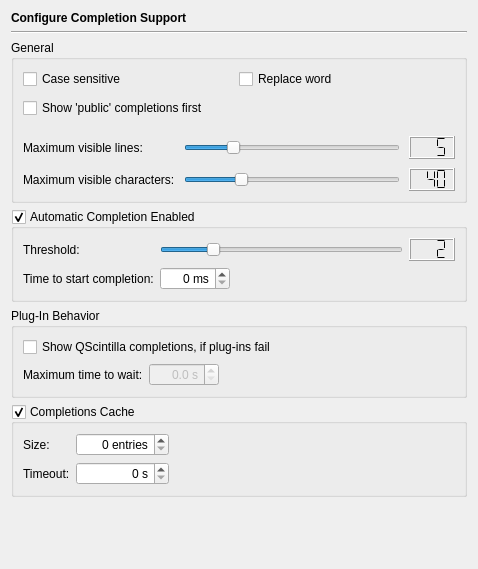
<?xml version="1.0" encoding="UTF-8"?>
<ui version="4.0">
 <class>EditorAutocompletionPage</class>
 <widget class="QWidget" name="EditorAutocompletionPage">
  <property name="geometry">
   <rect>
    <x>0</x>
    <y>0</y>
    <width>474</width>
    <height>569</height>
   </rect>
  </property>
  <layout class="QVBoxLayout" name="verticalLayout">
   <item>
    <widget class="QLabel" name="headerLabel">
     <property name="text">
      <string>&lt;b&gt;Configure Completion Support&lt;/b&gt;</string>
     </property>
    </widget>
   </item>
   <item>
    <widget class="Line" name="line6">
     <property name="frameShape">
      <enum>QFrame::HLine</enum>
     </property>
     <property name="frameShadow">
      <enum>QFrame::Sunken</enum>
     </property>
     <property name="orientation">
      <enum>Qt::Horizontal</enum>
     </property>
    </widget>
   </item>
   <item>
    <widget class="QGroupBox" name="groupBox">
     <property name="title">
      <string>General</string>
     </property>
     <layout class="QVBoxLayout" name="verticalLayout_3">
      <property name="spacing">
       <number>0</number>
      </property>
      <property name="leftMargin">
       <number>0</number>
      </property>
      <property name="topMargin">
       <number>0</number>
      </property>
      <property name="rightMargin">
       <number>0</number>
      </property>
      <property name="bottomMargin">
       <number>0</number>
      </property>
      <item>
       <layout class="QGridLayout" name="gridLayout_2">
        <property name="leftMargin">
         <number>9</number>
        </property>
        <property name="topMargin">
         <number>9</number>
        </property>
        <property name="rightMargin">
         <number>9</number>
        </property>
        <property name="bottomMargin">
         <number>9</number>
        </property>
        <property name="verticalSpacing">
         <number>9</number>
        </property>
        <item row="0" column="1">
         <widget class="QCheckBox" name="acReplaceWordCheckBox">
          <property name="toolTip">
           <string>Select this, if the word to the right should be replaced by the selected entry</string>
          </property>
          <property name="text">
           <string>Replace word</string>
          </property>
         </widget>
        </item>
        <item row="0" column="0">
         <widget class="QCheckBox" name="acCaseSensitivityCheckBox">
          <property name="toolTip">
           <string>Select this to have case sensitive auto-completion lists</string>
          </property>
          <property name="text">
           <string>Case sensitive</string>
          </property>
         </widget>
        </item>
        <item row="1" column="0">
         <widget class="QCheckBox" name="acReversedCheckBox">
          <property name="toolTip">
           <string>Select to show completions of type 'public' first</string>
          </property>
          <property name="text">
           <string>Show 'public' completions first</string>
          </property>
         </widget>
        </item>
       </layout>
      </item>
      <item>
       <layout class="QGridLayout" name="gridLayout_3">
        <property name="leftMargin">
         <number>9</number>
        </property>
        <property name="topMargin">
         <number>9</number>
        </property>
        <property name="rightMargin">
         <number>9</number>
        </property>
        <property name="bottomMargin">
         <number>9</number>
        </property>
        <property name="spacing">
         <number>9</number>
        </property>
        <item row="1" column="0">
         <widget class="QLabel" name="label_6">
          <property name="text">
           <string>Maximum visible characters:</string>
          </property>
         </widget>
        </item>
        <item row="0" column="0">
         <widget class="QLabel" name="label_5">
          <property name="text">
           <string>Maximum visible lines: </string>
          </property>
         </widget>
        </item>
        <item row="0" column="1">
         <widget class="QSlider" name="acLinesSlider">
          <property name="toolTip">
           <string>Move to set the maximum number of lines shown in a autocomplete list.</string>
          </property>
          <property name="minimum">
           <number>1</number>
          </property>
          <property name="maximum">
           <number>20</number>
          </property>
          <property name="pageStep">
           <number>5</number>
          </property>
          <property name="value">
           <number>5</number>
          </property>
          <property name="orientation">
           <enum>Qt::Horizontal</enum>
          </property>
         </widget>
        </item>
        <item row="0" column="2">
         <widget class="QLCDNumber" name="lcdNumber">
          <property name="toolTip">
           <string>Displays the maximum number of lines.</string>
          </property>
          <property name="digitCount">
           <number>3</number>
          </property>
          <property name="segmentStyle">
           <enum>QLCDNumber::Flat</enum>
          </property>
          <property name="intValue" stdset="0">
           <number>5</number>
          </property>
         </widget>
        </item>
        <item row="1" column="1">
         <widget class="QSlider" name="acCharSlider">
          <property name="toolTip">
           <string>Move to set the maximum number of characters visible in one line.</string>
          </property>
          <property name="minimum">
           <number>20</number>
          </property>
          <property name="maximum">
           <number>100</number>
          </property>
          <property name="value">
           <number>40</number>
          </property>
          <property name="orientation">
           <enum>Qt::Horizontal</enum>
          </property>
         </widget>
        </item>
        <item row="1" column="2">
         <widget class="QLCDNumber" name="lcdNumber_2">
          <property name="toolTip">
           <string>Displays the approximate number of characters per line.</string>
          </property>
          <property name="digitCount">
           <number>3</number>
          </property>
          <property name="segmentStyle">
           <enum>QLCDNumber::Flat</enum>
          </property>
          <property name="intValue" stdset="0">
           <number>40</number>
          </property>
         </widget>
        </item>
       </layout>
      </item>
     </layout>
    </widget>
   </item>
   <item>
    <widget class="QGroupBox" name="acEnabledGroupBox">
     <property name="toolTip">
      <string>Select this to enable autocompletion</string>
     </property>
     <property name="whatsThis">
      <string>&lt;b&gt;Autocompletion Enabled&lt;/b&gt;&lt;p&gt;Select to enable autocompletion. In order to get autocompletion from alternative autocompletion providers (if installed), these have to be enabled on their respective configuration page. Only one alternative provider might be enabled.&lt;/p&gt;</string>
     </property>
     <property name="title">
      <string>Automatic Completion Enabled</string>
     </property>
     <property name="checkable">
      <bool>true</bool>
     </property>
     <layout class="QGridLayout" name="gridLayout_4">
      <item row="2" column="0">
       <widget class="QLabel" name="textLabel1_2">
        <property name="text">
         <string>Threshold:</string>
        </property>
       </widget>
      </item>
      <item row="3" column="0">
       <widget class="QLabel" name="label">
        <property name="text">
         <string>Time to start completion:</string>
        </property>
       </widget>
      </item>
      <item row="2" column="1">
       <layout class="QHBoxLayout" name="horizontalLayout">
        <item>
         <widget class="QSlider" name="acThresholdSlider">
          <property name="toolTip">
           <string>Move to set the threshold for display of an autocompletion list</string>
          </property>
          <property name="maximum">
           <number>10</number>
          </property>
          <property name="value">
           <number>2</number>
          </property>
          <property name="orientation">
           <enum>Qt::Horizontal</enum>
          </property>
          <property name="tickInterval">
           <number>1</number>
          </property>
         </widget>
        </item>
        <item>
         <widget class="QLCDNumber" name="lCDNumber4">
          <property name="toolTip">
           <string>Displays the selected autocompletion threshold</string>
          </property>
          <property name="digitCount">
           <number>3</number>
          </property>
          <property name="segmentStyle">
           <enum>QLCDNumber::Flat</enum>
          </property>
          <property name="value" stdset="0">
           <double>2.000000000000000</double>
          </property>
         </widget>
        </item>
       </layout>
      </item>
      <item row="3" column="1">
       <widget class="QSpinBox" name="acTimeoutSpinBox">
        <property name="minimumSize">
         <size>
          <width>70</width>
          <height>0</height>
         </size>
        </property>
        <property name="maximumSize">
         <size>
          <width>70</width>
          <height>16777215</height>
         </size>
        </property>
        <property name="toolTip">
         <string>Enter the time in milliseconds after which a list with completion proposals shall be shown</string>
        </property>
        <property name="alignment">
         <set>Qt::AlignRight|Qt::AlignTrailing|Qt::AlignVCenter</set>
        </property>
        <property name="correctionMode">
         <enum>QAbstractSpinBox::CorrectToNearestValue</enum>
        </property>
        <property name="suffix">
         <string> ms</string>
        </property>
        <property name="minimum">
         <number>0</number>
        </property>
        <property name="maximum">
         <number>1000</number>
        </property>
        <property name="singleStep">
         <number>50</number>
        </property>
       </widget>
      </item>
     </layout>
    </widget>
   </item>
   <item>
    <widget class="QGroupBox" name="groupBox_3">
     <property name="title">
      <string>Plug-In Behavior</string>
     </property>
     <layout class="QVBoxLayout" name="verticalLayout_2">
      <item>
       <widget class="QCheckBox" name="acScintillaCheckBox">
        <property name="toolTip">
         <string>Select to show QScintilla provided completions, if the selected plug-ins fail</string>
        </property>
        <property name="whatsThis">
         <string>QScintilla provided completions are shown, if this option is enabled and completions shall be provided by plug-ins (see completions sub-page of the plug-in) and the plugin-ins don't deliver any completions.</string>
        </property>
        <property name="text">
         <string>Show QScintilla completions, if plug-ins fail</string>
        </property>
       </widget>
      </item>
      <item>
       <layout class="QHBoxLayout" name="horizontalLayout_2">
        <item>
         <widget class="QLabel" name="label_4">
          <property name="text">
           <string>Maximum time to wait:</string>
          </property>
         </widget>
        </item>
        <item>
         <widget class="QDoubleSpinBox" name="acWatchdogDoubleSpinBox">
          <property name="enabled">
           <bool>false</bool>
          </property>
          <property name="minimumSize">
           <size>
            <width>70</width>
            <height>0</height>
           </size>
          </property>
          <property name="maximumSize">
           <size>
            <width>70</width>
            <height>16777215</height>
           </size>
          </property>
          <property name="toolTip">
           <string>Enter the time in seconds after which QSintilla should be used</string>
          </property>
          <property name="alignment">
           <set>Qt::AlignRight|Qt::AlignTrailing|Qt::AlignVCenter</set>
          </property>
          <property name="accelerated">
           <bool>true</bool>
          </property>
          <property name="correctionMode">
           <enum>QAbstractSpinBox::CorrectToNearestValue</enum>
          </property>
          <property name="suffix">
           <string> s</string>
          </property>
          <property name="decimals">
           <number>1</number>
          </property>
          <property name="maximum">
           <double>10.000000000000000</double>
          </property>
          <property name="singleStep">
           <double>0.500000000000000</double>
          </property>
         </widget>
        </item>
        <item>
         <spacer name="horizontalSpacer_3">
          <property name="orientation">
           <enum>Qt::Horizontal</enum>
          </property>
          <property name="sizeHint" stdset="0">
           <size>
            <width>40</width>
            <height>20</height>
           </size>
          </property>
         </spacer>
        </item>
       </layout>
      </item>
     </layout>
    </widget>
   </item>
   <item>
    <widget class="QGroupBox" name="acCacheGroup">
     <property name="toolTip">
      <string>Select to enable caching of completion results</string>
     </property>
     <property name="title">
      <string>Completions Cache</string>
     </property>
     <property name="checkable">
      <bool>true</bool>
     </property>
     <layout class="QGridLayout" name="gridLayout">
      <item row="0" column="0">
       <widget class="QLabel" name="label_2">
        <property name="text">
         <string>Size:</string>
        </property>
       </widget>
      </item>
      <item row="0" column="1">
       <widget class="QSpinBox" name="acCacheSizeSpinBox">
        <property name="minimumSize">
         <size>
          <width>80</width>
          <height>0</height>
         </size>
        </property>
        <property name="toolTip">
         <string>Enter the maximum number of entries to be kept in the completions cache</string>
        </property>
        <property name="alignment">
         <set>Qt::AlignRight|Qt::AlignTrailing|Qt::AlignVCenter</set>
        </property>
        <property name="correctionMode">
         <enum>QAbstractSpinBox::CorrectToNearestValue</enum>
        </property>
        <property name="suffix">
         <string> entries</string>
        </property>
        <property name="minimum">
         <number>0</number>
        </property>
        <property name="maximum">
         <number>1000</number>
        </property>
        <property name="singleStep">
         <number>10</number>
        </property>
       </widget>
      </item>
      <item row="0" column="2">
       <spacer name="horizontalSpacer_2">
        <property name="orientation">
         <enum>Qt::Horizontal</enum>
        </property>
        <property name="sizeHint" stdset="0">
         <size>
          <width>271</width>
          <height>20</height>
         </size>
        </property>
       </spacer>
      </item>
      <item row="1" column="0">
       <widget class="QLabel" name="label_3">
        <property name="text">
         <string>Timeout:</string>
        </property>
       </widget>
      </item>
      <item row="1" column="1">
       <widget class="QSpinBox" name="acCacheTimeSpinBox">
        <property name="toolTip">
         <string>Enter the time in seconds after which a cached completion entry should be removed from the completions cache</string>
        </property>
        <property name="alignment">
         <set>Qt::AlignRight|Qt::AlignTrailing|Qt::AlignVCenter</set>
        </property>
        <property name="correctionMode">
         <enum>QAbstractSpinBox::CorrectToNearestValue</enum>
        </property>
        <property name="suffix">
         <string> s</string>
        </property>
        <property name="minimum">
         <number>0</number>
        </property>
        <property name="maximum">
         <number>3600</number>
        </property>
        <property name="singleStep">
         <number>60</number>
        </property>
       </widget>
      </item>
     </layout>
    </widget>
   </item>
   <item>
    <spacer>
     <property name="orientation">
      <enum>Qt::Vertical</enum>
     </property>
     <property name="sizeHint" stdset="0">
      <size>
       <width>456</width>
       <height>51</height>
      </size>
     </property>
    </spacer>
   </item>
  </layout>
 </widget>
 <tabstops>
  <tabstop>acCaseSensitivityCheckBox</tabstop>
  <tabstop>acReplaceWordCheckBox</tabstop>
  <tabstop>acReversedCheckBox</tabstop>
  <tabstop>acLinesSlider</tabstop>
  <tabstop>acCharSlider</tabstop>
  <tabstop>acEnabledGroupBox</tabstop>
  <tabstop>acThresholdSlider</tabstop>
  <tabstop>acTimeoutSpinBox</tabstop>
  <tabstop>acScintillaCheckBox</tabstop>
  <tabstop>acWatchdogDoubleSpinBox</tabstop>
  <tabstop>acCacheGroup</tabstop>
  <tabstop>acCacheSizeSpinBox</tabstop>
  <tabstop>acCacheTimeSpinBox</tabstop>
 </tabstops>
 <resources/>
 <connections>
  <connection>
   <sender>acThresholdSlider</sender>
   <signal>valueChanged(int)</signal>
   <receiver>lCDNumber4</receiver>
   <slot>display(int)</slot>
   <hints>
    <hint type="sourcelabel">
     <x>442</x>
     <y>221</y>
    </hint>
    <hint type="destinationlabel">
     <x>485</x>
     <y>222</y>
    </hint>
   </hints>
  </connection>
  <connection>
   <sender>acScintillaCheckBox</sender>
   <signal>toggled(bool)</signal>
   <receiver>acWatchdogDoubleSpinBox</receiver>
   <slot>setEnabled(bool)</slot>
   <hints>
    <hint type="sourcelabel">
     <x>49</x>
     <y>305</y>
    </hint>
    <hint type="destinationlabel">
     <x>202</x>
     <y>332</y>
    </hint>
   </hints>
  </connection>
  <connection>
   <sender>acLinesSlider</sender>
   <signal>valueChanged(int)</signal>
   <receiver>lcdNumber</receiver>
   <slot>display(int)</slot>
   <hints>
    <hint type="sourcelabel">
     <x>224</x>
     <y>125</y>
    </hint>
    <hint type="destinationlabel">
     <x>473</x>
     <y>127</y>
    </hint>
   </hints>
  </connection>
  <connection>
   <sender>acCharSlider</sender>
   <signal>valueChanged(int)</signal>
   <receiver>lcdNumber_2</receiver>
   <slot>display(int)</slot>
   <hints>
    <hint type="sourcelabel">
     <x>255</x>
     <y>155</y>
    </hint>
    <hint type="destinationlabel">
     <x>468</x>
     <y>154</y>
    </hint>
   </hints>
  </connection>
 </connections>
</ui>
